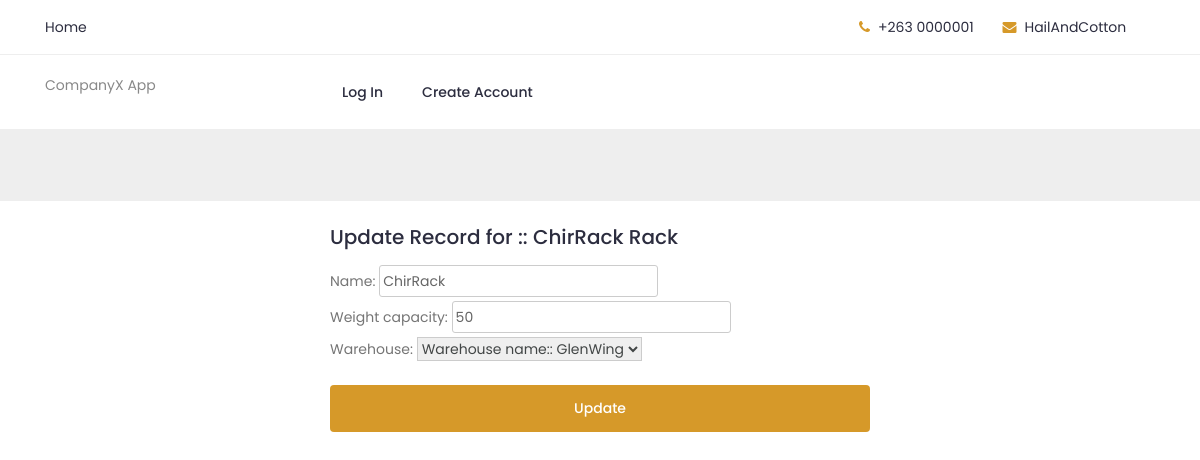
The page /packaging/rack/1/update on the database its author committed.
### packaging/models.py (models this page shows)
class Rack(models.Model):
    name = models.CharField(max_length=20)
    weight_capacity = models.PositiveIntegerField(default=0)
    warehouse = models.ForeignKey(Warehouse, on_delete=models.CASCADE)

class Warehouse(models.Model):
    name = models.CharField(max_length=100)
    max_allowed_capacity_in_kgs = models.PositiveIntegerField(default=0)
    def __str__(self):
        return f'Warehouse name:: {self.name}'

### packaging/views/rack_view.py (the view, shortened to what this page needs)
# urls.py: path('rack/<int:pk>/update', RackUpdateView.as_view(), name='rack_update'),
class RackUpdateView(generic.UpdateView):
    template_name = 'packaging/rack_update.html'
    form_class = RackForm
    def get_queryset(self):
        return Rack.objects.filter(pk=self.kwargs['pk'])

### packaging/forms.py
class RackForm(ModelForm):
    class Meta:
        model = Rack
        fields = "__all__"

### packaging/templates/packaging/rack_update.html (shortened to what this page needs)
{%  extends 'base.html' %}
{% block content %}
<pre class="">
</pre>
<section id="hero" class="d-flex align-items-center justify-content-center">
    <div class="container" data-aos="fade-up">
        <div class="row justify-content-center" data-aos="fade-up" data-aos-delay="150">
            <div class="col-xl-6 col-lg-8">
                <h5>Update Record for :: {{rack.name}} Rack  </h5>
                <form method="post" class="mt-3">
                    <div class="row">
                          <div class="form-group col-12">
                              {{form.as_p}}
                          </div>
                    </div>
                    <div class="text-center">
                        <button type="submit" class="col-12 btn">Update</button>
                    </div>
                </form>
            </div>
        </div>
    </div>
</section>
{% endblock %}

### static/css/style.css (style rules this page uses)
body { font-family: 'Poppins', sans-serif; font-weight: 400; font-size:14px; color:#888; }

### rows shown on the page
Rack: name "ChirRack", weight_capacity "50", warehouse "Warehouse name:: GlenWing"
